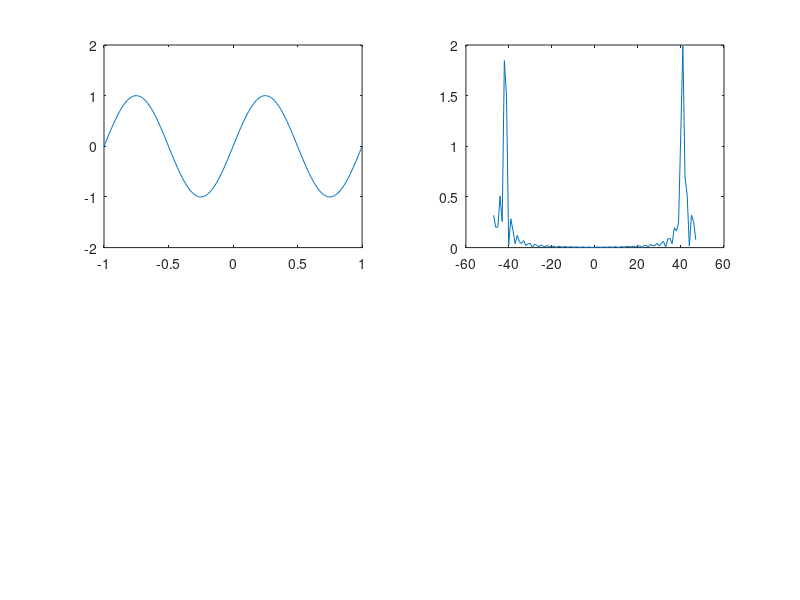

MATLAB code for this plot:
clc;
clear all;
close all;

dt=0.01;
t=-2:0.01:2;
y=sin(2*pi*t);

subplot(221);
plot(t,y);
axis([-1 1 -2 2]);

w= -15*pi :15*pi;
for i=1:length(w)
    Y(i)=trapz(t,y.* (exp(-1j*w(i)*t)));
end

subplot(222);
plot(w,(fftshift(abs(Y))));
